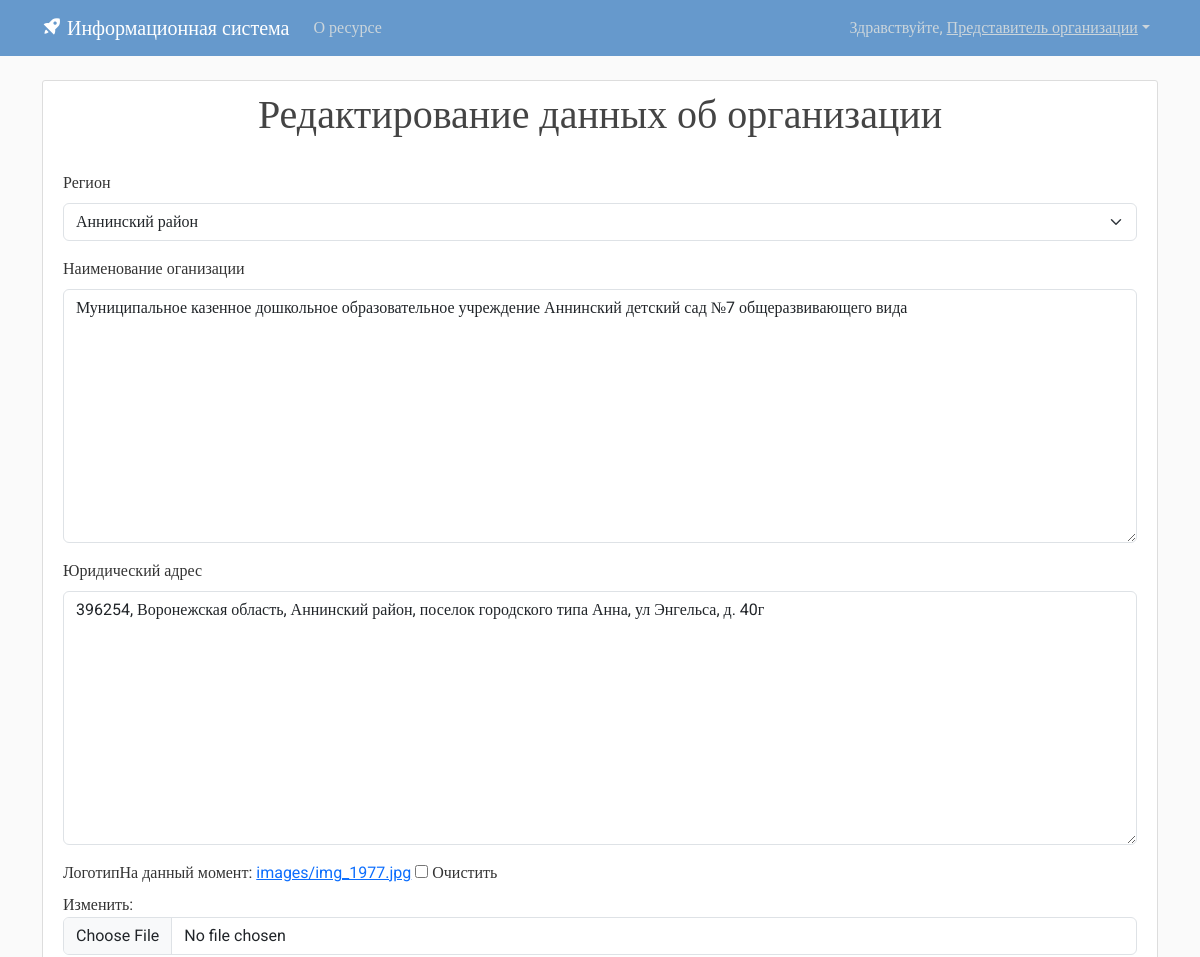
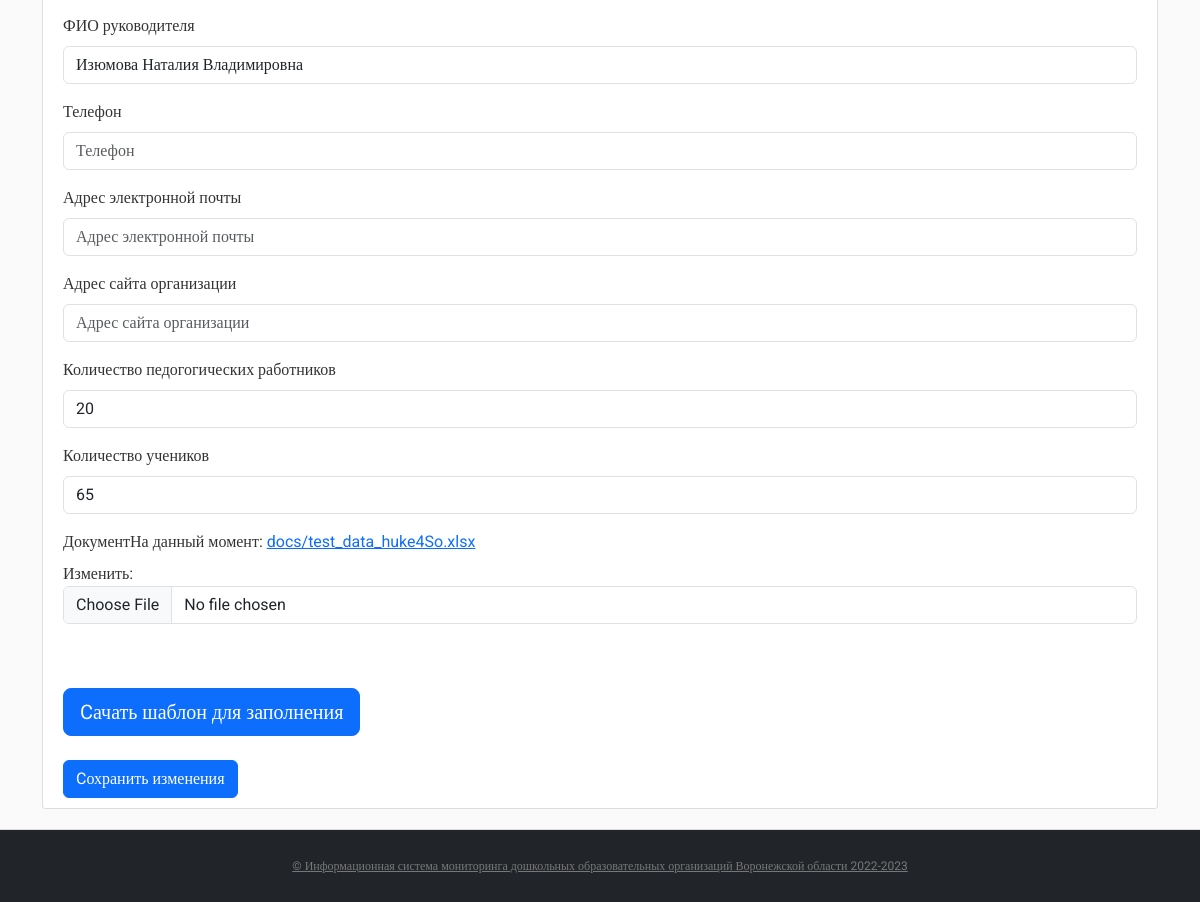
Screenshot of /lk/redact_data/1/ (signed in) with the database file from the repository (2 pictures, top to bottom).
### myapp/models.py (models this page shows, shortened)
class Builds(models.Model):
    id_reg = models.ForeignKey(Regions, on_delete=models.CASCADE, verbose_name='Регион')
    name = models.TextField(max_length=300, verbose_name='Наименование оганизации')
    adres = models.TextField(max_length=300, blank=True, verbose_name='Юридический адрес')
    logo = models.ImageField(blank=True, verbose_name='Логотип', upload_to='images/')
    FIO = models.CharField(max_length=300, blank=True, verbose_name='ФИО руководителя')
    telephone = models.CharField(max_length=300, blank=True, null=True, verbose_name='Телефон')
    email = models.CharField(max_length=300, blank=True, null=True, verbose_name='Адрес электронной почты')
    site = models.CharField(max_length=300, blank=True, null=True, verbose_name='Адрес сайта организации')
    workers = models.IntegerField(blank=True, null=True, verbose_name='Количество педогогических работников')
    students = models.IntegerField(blank=True, null=True, verbose_name='Количество учеников')
    link = models.FileField(upload_to='docs/', verbose_name='Документ', default='docs/default/template.xlsx')
    class Meta:
        verbose_name_plural = 'Организации Воронежской области'
        verbose_name = 'Организацию'

class Regions(models.Model):
    name = models.TextField(max_length=50, verbose_name='Регионы и области')
    def __str__(self):
        return self.name
    class Meta:
        verbose_name_plural = 'Районы Воронежской области'
        verbose_name = 'район'

### myapp/views.py (the view)
# urls.py: path('lk/redact_data/<int:build_id>/', views.redact_data, name='redact_data'),
@login_required
def redact_data(request, build_id):
    buildsuser = BuildDocs.objects.select_related('build').filter(user=request.user).order_by('build_id')
    context = {'builds': buildsuser}
    if request.method == 'POST':
        form = forms.BuildsForm(request.POST, request.FILES, instance=Builds.objects.get(id=build_id))
        if form.is_valid():
            form.save()
            build = Builds.objects.get(pk=build_id)
            doc = BuildDocs.objects.get(build=build_id)
            path = str(build.link)
            data = data_doc_search(request, path)
            r1 = R1.objects.all()
            return render(request, 'blog/dop_red.html', {
                "data": data,
                'doc_id': doc.id,
                'path': path
            })
    else:
        form = forms.BuildsForm(instance=Builds.objects.get(id=build_id))
    return render(request, 'blog/redact_data.html', {
        'form': form,
    })

### myapp/forms.py
class BuildsForm(forms.ModelForm):
    class Meta:
        model = models.Builds
        fields = '__all__'

### myapp/templates/blog/redact_data.html (shortened to what this page needs)
{% extends "blog/baselk.html" %}
{% load static %}
{% load bootstrap5 %}
{% block content %}
<article class="media content-section">
    <div class="media-body">
        <h1 align="center">Редактирование данных об организации</h1><br>
        <form method="post" enctype="multipart/form-data">
            <div class="form-group custom-file">
                {% bootstrap_form form %}
            </div>
            <br><br><a href="/docs/default/template.xlsx" class="btn btn-primary btn-lg" role="button" aria-disabled="false">Cачать шаблон для заполнения</a><br><br>
            {% buttons %}
                <button type="submit" class="btn btn-primary">Cохранить изменения</button>
            {% endbuttons %}
        </form>
    </div>
</article>
{% endblock content %}

### myapp/static/blog/main.css (style rules this page uses)
body, html { width:100%; height:100% }
body { margin:0; padding:0; background: #fafafa; color: #333333; margin-top: 5rem; font-family:Roboto; }
h1, h2, h3, h4, h5, h6 { color: #444444; }
.content-section { background: #ffffff; padding: 10px 20px; border: 1px solid #dddddd; border-radius: 3px; margin-bottom: 20px; }

### rows the page displays
Builds: id_reg "Аннинский район", adres "396254, Воронежская область, Аннинский район, поселок городского типа Анна, ул Энгельса, д. 40г", FIO "Изюмова Наталия Владимировна", workers "20", students "65"
Regions: name "Муниципальное казенное дошкольное образовательное учреждение Аннинский детский сад №7 общеразвивающего вида"
